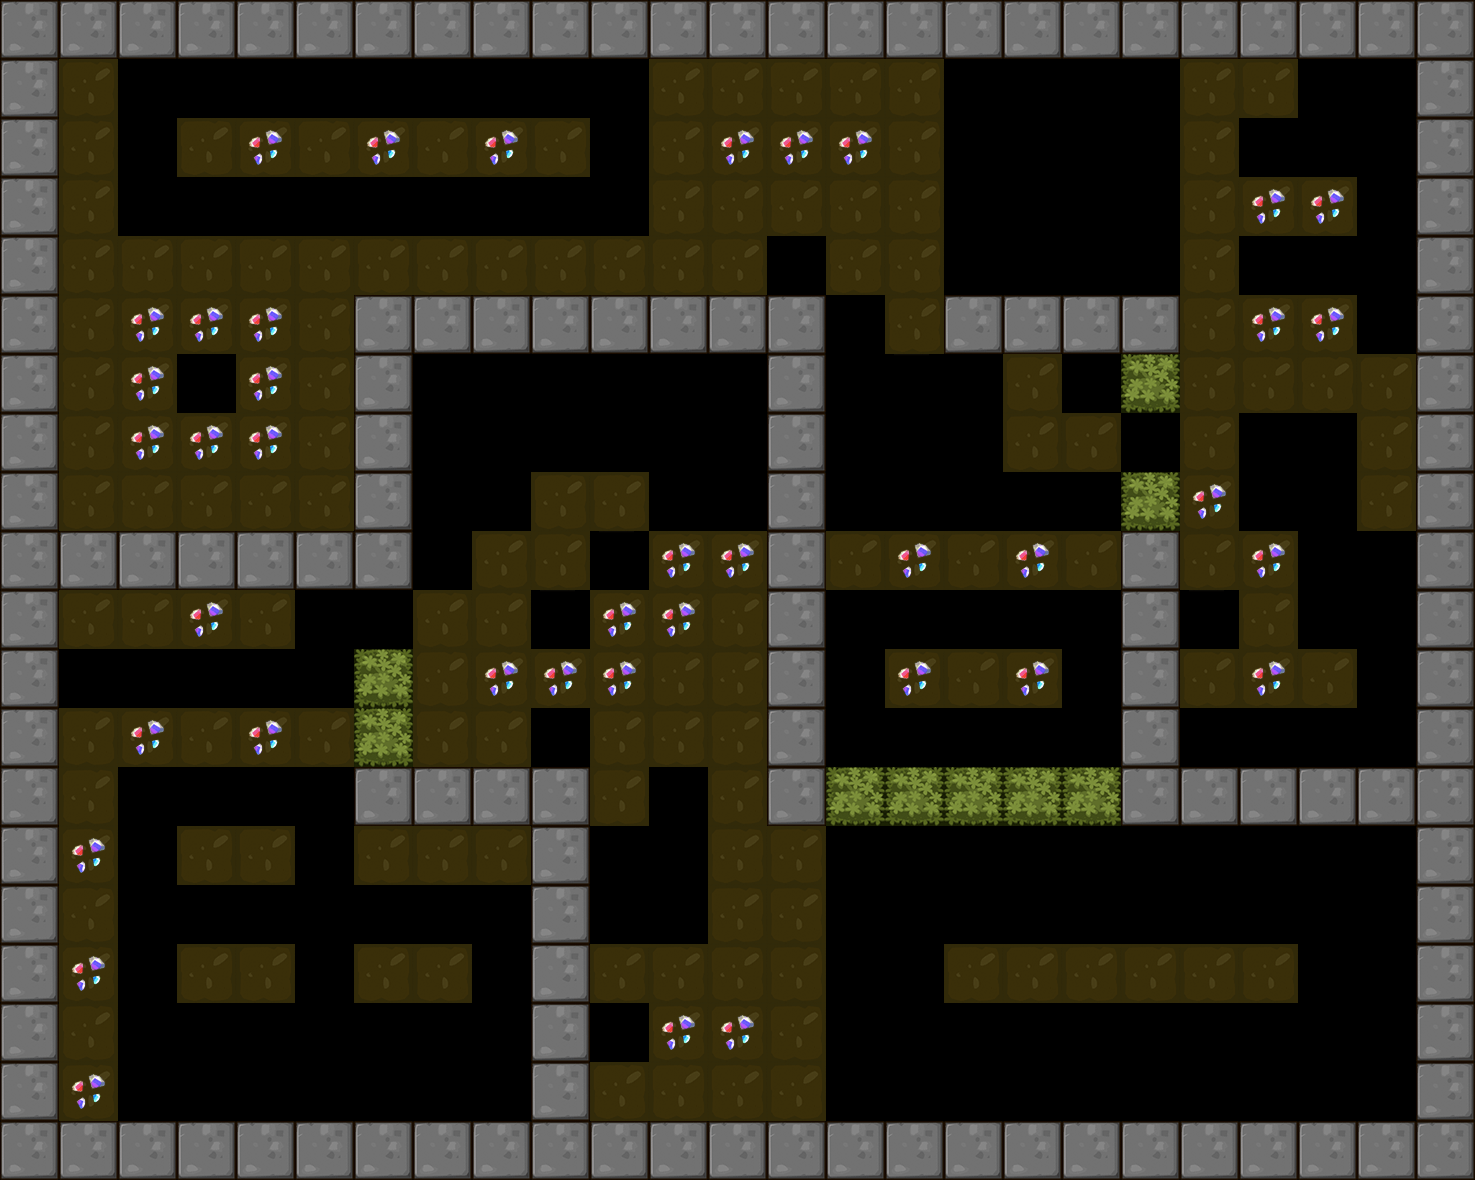

This is a level from a 2D game, rendered from its Tiled map with the project's own tilesets. A one-line summary and the map file follow, with tile-layer data summarised:
An orthogonal 25x20 tile map with 59x59 px tiles, 1 tile layer (BackGround) and 11 objects (5x Shipper, 5x Hammer, Player).

<map version="1.0" orientation="orthogonal" renderorder="right-down" width="25" height="20" tilewidth="59" tileheight="59">
 <tileset firstgid="1" name="itemmap" tilewidth="59" tileheight="59">
  <image source="tileset2.png" trans="ff00ff" width="354" height="354" />
 </tileset>
 <layer name="BackGround" width="25" height="20">
  <data>[500 cells, 394 non-empty, 13 distinct tile ids]</data>
 </layer>
 <objectgroup name="RobotCharacter">
  <object name="Player" x="183.922" y="359.433" width="40" height="40" />
 </objectgroup>
 <objectgroup name="EnemyCharacter">
  <object name="Shipper" type="Shipper" x="304.845" y="602.01" width="40" height="40" />
  <object name="Shipper" type="Shipper" x="122.165" y="70.6047" width="40" height="40" />
  <object name="Shipper" type="Shipper" x="601.797" y="181.572" width="40" height="40" />
  <object name="Hammer" type="Hammer" x="127.378" y="891.824" width="40" height="40" />
  <object name="Hammer" type="Hammer" x="477.01" y="894.045" width="40" height="40" />
  <object name="Hammer" type="Hammer" x="1069.98" y="1069.27" width="40" height="40" />
  <object name="Shipper" type="Shipper" x="1187.91" y="894.971" width="40" height="40" />
  <object name="Shipper" type="Shipper" x="953.94" y="1011.01" width="40" height="40" />
  <object name="Hammer" type="Hammer" x="1010.3" y="600.126" width="40" height="40" />
  <object name="Hammer" type="Hammer" x="1303.05" y="1071.17" width="40" height="40" />
 </objectgroup>
</map>
